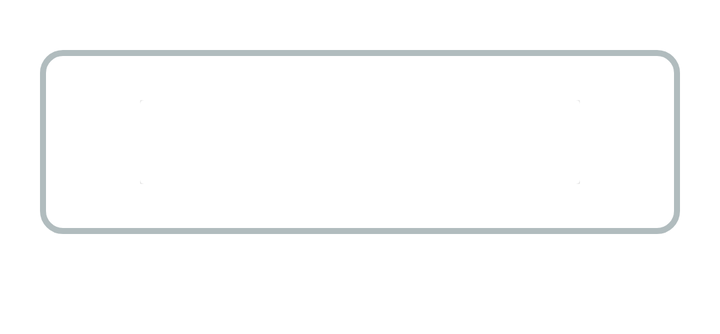
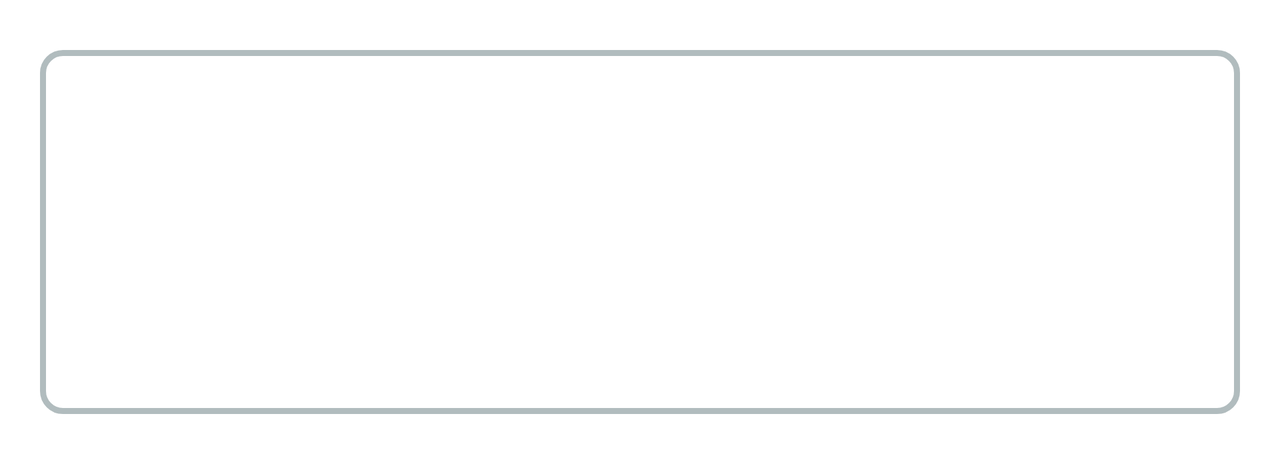

First picture: res/layout/ on a phone held upright. Second picture: the repository's own variant of that layout, on a device whose configuration matches the variant's folder. Source for both follows.
<!-- AndroidManifest.xml: application theme Theme.DAS_Grupal -->
<!-- res/layout/lista_actividades_recycler_view_row.xml -->
<androidx.constraintlayout.widget.ConstraintLayout xmlns:android="http://schemas.android.com/apk/res/android"
    xmlns:tools="http://schemas.android.com/tools"
    xmlns:card_view="http://schemas.android.com/apk/res-auto"
    android:layout_height="wrap_content"
    android:layout_width="match_parent"
    xmlns:app="http://schemas.android.com/apk/res-auto"
    android:paddingStart="50dp"
    android:paddingEnd="50dp"
    android:paddingTop="25dp"
    android:paddingBottom="25dp"
    android:layout_marginBottom="50dp"
    android:layout_marginTop="25dp"
    android:layout_marginStart="20dp"
    android:layout_marginEnd="20dp"
    android:background="@drawable/lista_actividad_row_border">


    <androidx.cardview.widget.CardView
        android:id="@+id/lista_actividades_recycler_view_row_cardview"
        android:layout_width="match_parent"
        android:layout_height="match_parent"
        app:layout_constraintTop_toTopOf="parent"
        card_view:layout_constraintStart_toStartOf="parent">

        <androidx.constraintlayout.widget.ConstraintLayout
            android:layout_width="match_parent"
            android:layout_height="match_parent">

            <TextView
                android:id="@+id/lista_actividades_recycler_view_row_cardview_texto"
                android:layout_width="match_parent"
                android:layout_height="match_parent"
                android:textAlignment="center"
                card_view:layout_constraintBottom_toBottomOf="parent"
                card_view:layout_constraintEnd_toEndOf="parent"
                card_view:layout_constraintHorizontal_bias="0.0"
                card_view:layout_constraintStart_toStartOf="parent"
                card_view:layout_constraintTop_toTopOf="parent"
                card_view:layout_constraintVertical_bias="0.175" />

            <TextView
                android:id="@+id/lista_actividades_recycler_view_row_cardview_descripcion"
                android:layout_width="match_parent"
                android:layout_height="wrap_content"
                card_view:layout_constraintEnd_toEndOf="parent"
                card_view:layout_constraintStart_toStartOf="parent"
                card_view:layout_constraintTop_toBottomOf="@+id/lista_actividades_recycler_view_row_cardview_texto"
                android:textAlignment="center"
                android:singleLine="false"/>



        </androidx.constraintlayout.widget.ConstraintLayout>
    </androidx.cardview.widget.CardView>
</androidx.constraintlayout.widget.ConstraintLayout>
<!-- resources referenced by this layout -->
<resources>
  <!-- drawable lista_actividad_row_border (drawable) -->
  <?xml version="1.0" encoding="UTF-8"?>
  <shape xmlns:android="http://schemas.android.com/apk/res/android">
      <solid android:color="?attr/customColorValue"/>
      <stroke android:width="3dip" android:color="#B1BCBE" />
      <corners android:radius="10dip"/>
      <padding android:left="0dip" android:top="0dip" android:right="0dip" android:bottom="0dip" />
  </shape>
  <style name="Theme.DAS_Grupal" parent="Theme.MaterialComponents.DayNight.DarkActionBar">
          
          <item name="colorPrimary">@color/purple_500</item>
          <item name="colorPrimaryVariant">@color/purple_700</item>
          <item name="colorOnPrimary">@color/white</item>
          
          <item name="colorSecondary">@color/teal_200</item>
          <item name="colorSecondaryVariant">@color/teal_700</item>
          <item name="colorOnSecondary">@color/black</item>
          
          <item name="android:statusBarColor" tools:targetApi="l">?attr/colorPrimaryVariant</item>
          
      </style>
  <color name="white">#FFFFFFFF</color>
  <color name="black">#FF000000</color>
</resources>
<!-- res/layout-land/lista_actividades_recycler_view_row.xml (the repository's variant of the layout above) -->
<!-- drawn on the phone turned sideways -->
<androidx.constraintlayout.widget.ConstraintLayout xmlns:android="http://schemas.android.com/apk/res/android"
    xmlns:tools="http://schemas.android.com/tools"
    xmlns:card_view="http://schemas.android.com/apk/res-auto"
    android:layout_height="wrap_content"
    android:layout_width="match_parent"
    xmlns:app="http://schemas.android.com/apk/res-auto"
    android:paddingStart="50dp"
    android:paddingEnd="25dp"
    android:paddingTop="25dp"
    android:paddingBottom="25dp"
    android:layout_marginBottom="25dp"
    android:layout_marginTop="25dp"
    android:layout_marginStart="20dp"
    android:layout_marginEnd="20dp"
    android:background="@drawable/lista_actividad_row_border">


    <androidx.cardview.widget.CardView
        android:id="@+id/lista_actividades_recycler_view_row_cardview"
        android:layout_width="655dp"
        android:layout_height="132dp"
        app:layout_constraintTop_toTopOf="parent"
        card_view:layout_constraintBottom_toBottomOf="parent"
        card_view:layout_constraintEnd_toEndOf="parent"
        card_view:layout_constraintStart_toStartOf="parent">

        <androidx.constraintlayout.widget.ConstraintLayout
            android:layout_width="match_parent"
            android:layout_height="match_parent">

            <TextView
                android:id="@+id/lista_actividades_recycler_view_row_cardview_texto"
                android:layout_width="wrap_content"
                android:layout_height="wrap_content"
                android:layout_marginEnd="10dp"
                android:textAlignment="center"
                card_view:layout_constraintBottom_toBottomOf="parent"
                card_view:layout_constraintEnd_toEndOf="parent"
                card_view:layout_constraintHorizontal_bias="0.538"
                card_view:layout_constraintStart_toEndOf="@+id/fow_imageview"
                card_view:layout_constraintTop_toTopOf="parent" />

            <ImageView
                android:id="@+id/fow_imageview"
                android:layout_width="203dp"
                android:layout_height="132dp"
                card_view:layout_constraintBottom_toBottomOf="parent"
                card_view:layout_constraintStart_toStartOf="parent"
                card_view:layout_constraintTop_toTopOf="parent"
                card_view:layout_constraintVertical_bias="1.0" />


        </androidx.constraintlayout.widget.ConstraintLayout>
    </androidx.cardview.widget.CardView>
</androidx.constraintlayout.widget.ConstraintLayout>
